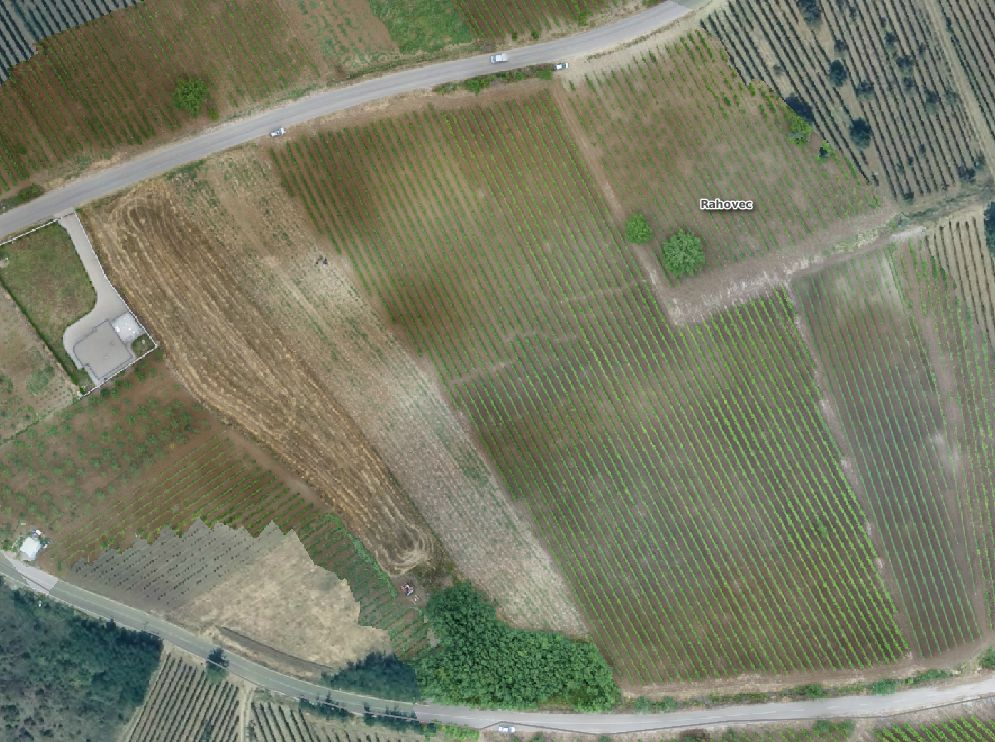
#> input picture assets/img/uav/ortho-1-995.jpg, 995 x 742 px, found by its file name
$ python make_og.py
#> lines starting #> are read from the running program, lines starting #| are printed output that depends on the picture
import os
from PIL import Image

ROOT = r'C:\Users\Admin\geoland-kosova'
PAIRS = {
    'og-home': 'assets/img/uav/ortho-1-995.jpg',
    'og-about': 'assets/img/gallery/field-008-640.jpg',
    'og-services': 'assets/img/services/gis-800.jpg',
    'og-projects': 'assets/img/projects/drenas-1251.jpg',
    'og-technology': 'assets/img/uav/ortho-3-1215.jpg',
    'og-contact': 'assets/img/gallery/field-001-640.jpg',
}
W, H = 1200, 630
out_dir = os.path.join(ROOT, 'assets', 'img', 'brand')
os.makedirs(out_dir, exist_ok=True)

for name, rel in PAIRS.items():
    img = Image.open(os.path.join(ROOT, rel)).convert('RGB')
#> img is the input picture: PIL image 995x742 RGB; mean R, G, B 121, 123.4, 101.6
    w, h = img.size
#> w = 995; h = 742
    scale = max(W / w, H / h)
#> scale = 1.21
    nw, nh = round(w * scale), round(h * scale)
#> nw = 1200; nh = 895
    img = img.resize((nw, nh), Image.LANCZOS)
#> img: PIL image 1200x895 RGB
    left = (nw - W) // 2
#> left = 0
    top = (nh - H) // 2
#> top = 132
    img = img.crop((left, top, left + W, top + H))
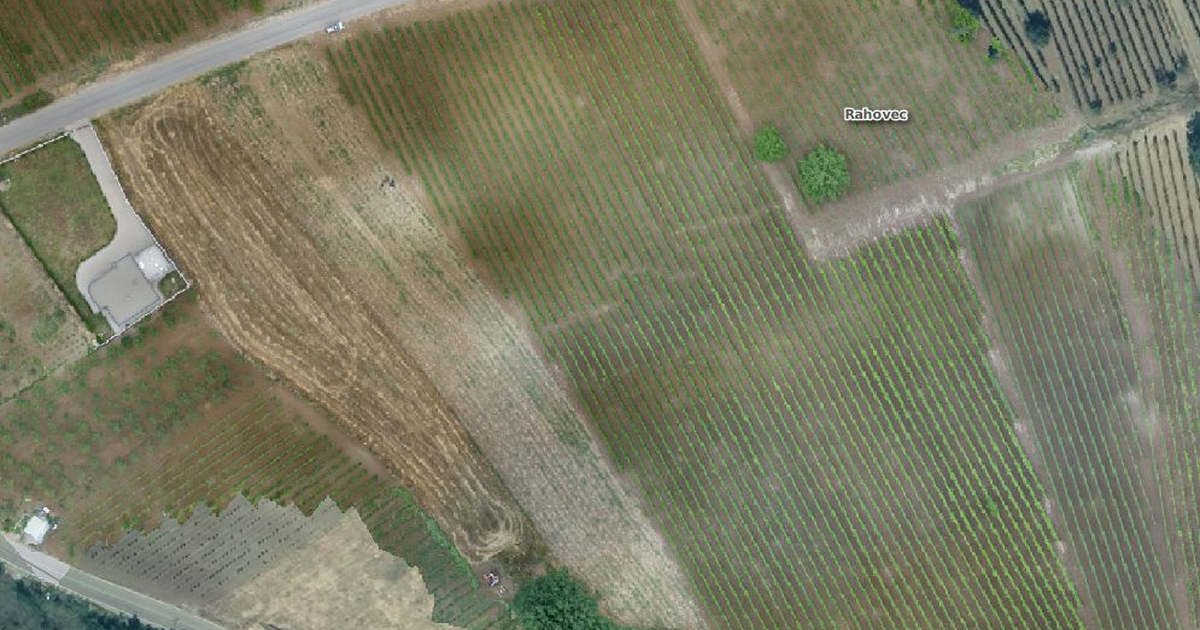
#> img: PIL image 1200x630 RGB; mean R, G, B 123.5, 124.1, 100.7
    img.save(os.path.join(out_dir, name + '.jpg'), 'JPEG', quality=82, optimize=True)
    print(name, os.path.getsize(os.path.join(out_dir, name + '.jpg')))
#> pass 2 of the loop `for name, rel in PAIRS.items():`:
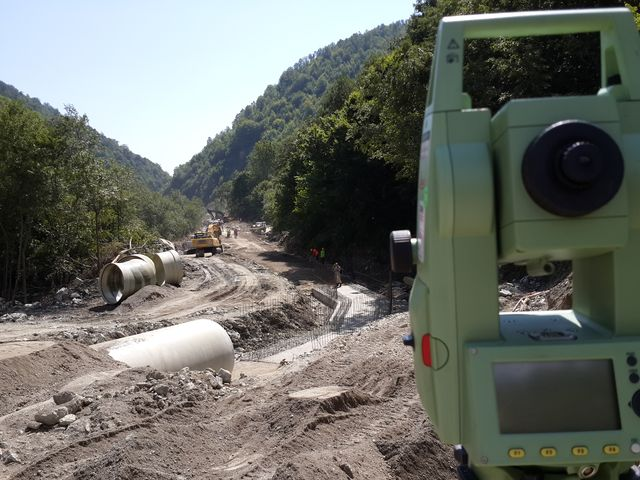
#> input picture legacy/assets/img/gallery/field-008-640.jpg, 640 x 480 px, found by its file name
#> img is the input picture: PIL image 640x480 RGB; mean R, G, B 107.1, 109.9, 103.1
#> `img = img.crop((left, top, left + W, top + H))`:
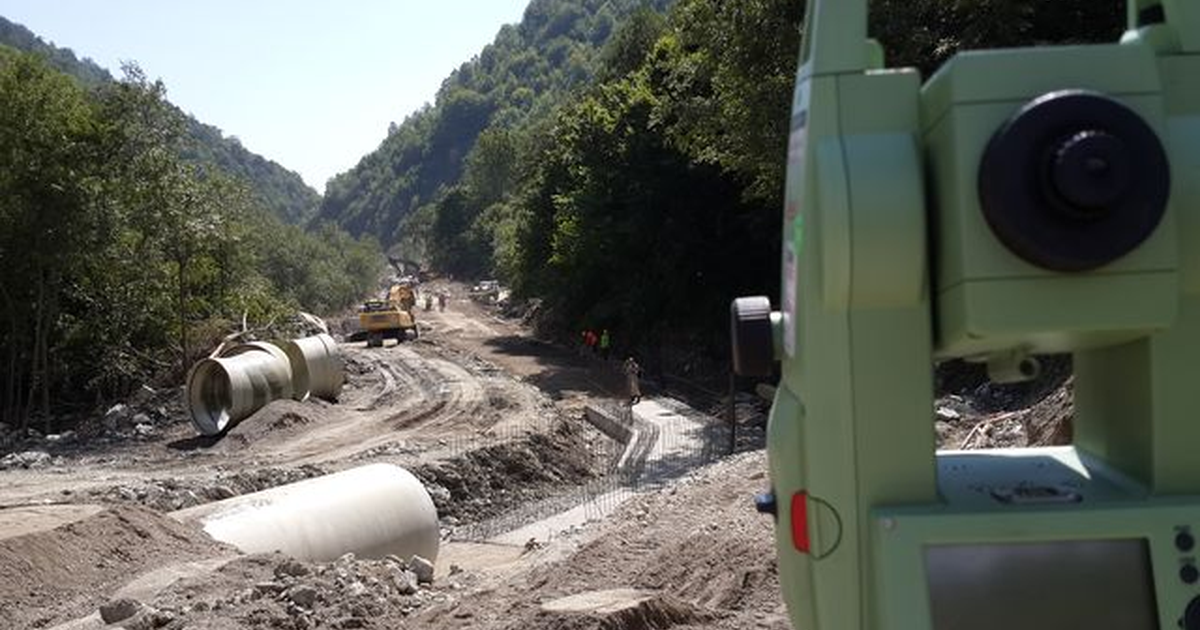
#> img: PIL image 1200x630 RGB; mean R, G, B 95.4, 97.8, 89.9
#> pass 3 of the loop `for name, rel in PAIRS.items():`:
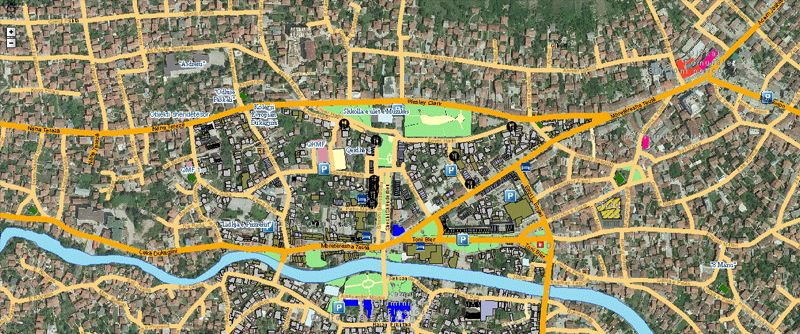
#> input picture assets/img/services/gis-800.jpg, 800 x 334 px, found by its file name
#> img is the input picture: PIL image 800x334 RGB; mean R, G, B 141.9, 138.4, 109.1
#> `img = img.crop((left, top, left + W, top + H))`:
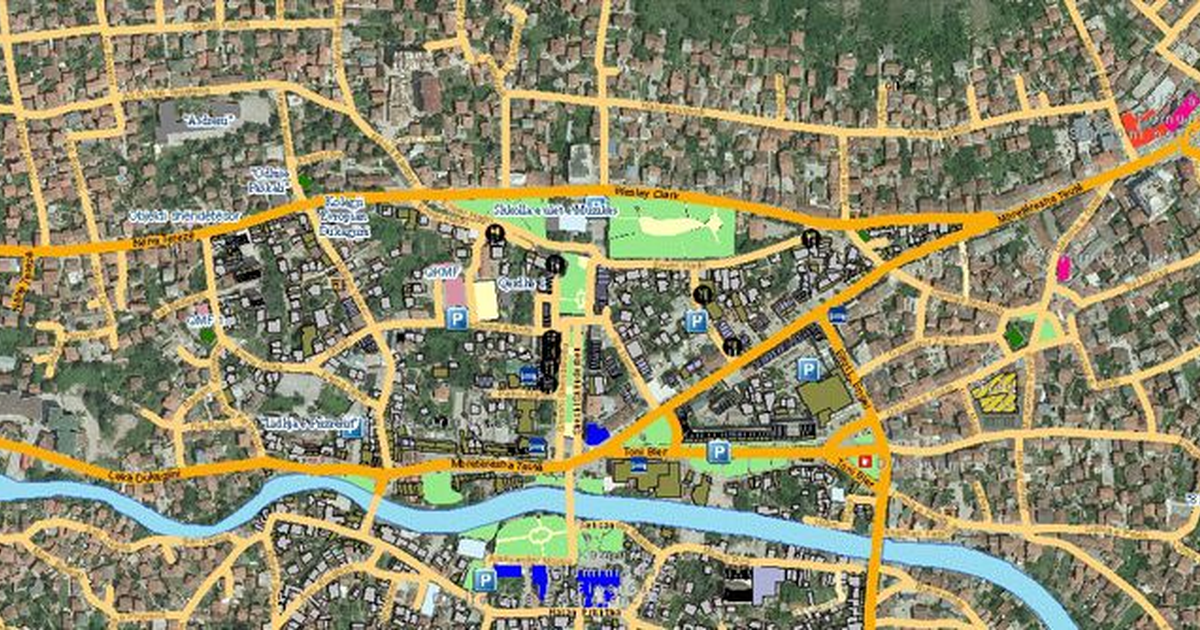
#> img: PIL image 1200x630 RGB; mean R, G, B 141.8, 138.9, 109.7
#> the loop made 6 passes; the first 3 are shown
